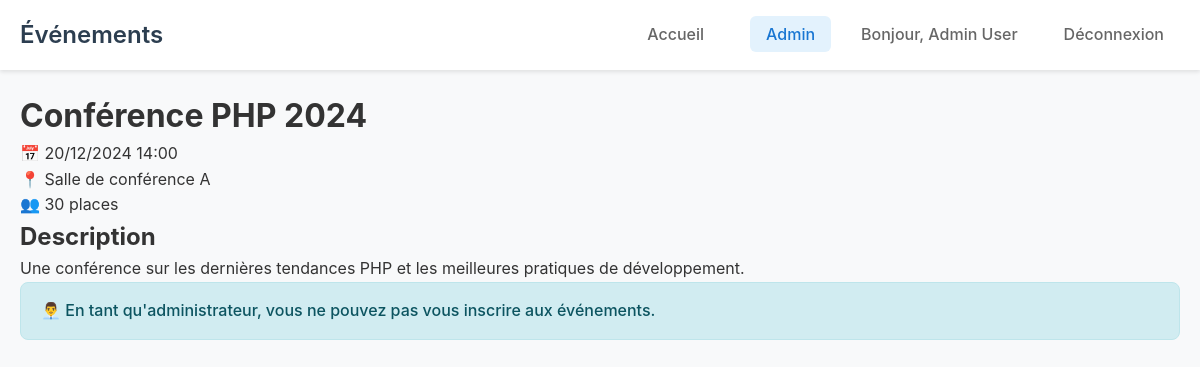
Screenshot of /event_detail.php?id=1 (signed in) with the database file from the repository.
### tables this page shows
CREATE TABLE IF NOT EXISTS events (
    id INT AUTO_INCREMENT PRIMARY KEY,
    title VARCHAR(200) NOT NULL,
    description TEXT NOT NULL,
    event_date DATETIME NOT NULL,
    location VARCHAR(200) NOT NULL,
    capacity INT NOT NULL DEFAULT 50,
    image_url VARCHAR(255),
    created_by INT NOT NULL,
    created_at TIMESTAMP DEFAULT CURRENT_TIMESTAMP,
    updated_at TIMESTAMP DEFAULT CURRENT_TIMESTAMP ON UPDATE CURRENT_TIMESTAMP,
    FOREIGN KEY (created_by) REFERENCES users(id) ON DELETE CASCADE
);

### src/services/AuthService.php (called while the page is built, shortened)
<?php
class AuthService
{
    public static function isLoggedIn(): bool
    {
        return isset($_SESSION['user_id']) && !empty($_SESSION['user_id']);
    }
    public static function isAdmin(): bool
    {
        return self::isLoggedIn() &&
            isset($_SESSION['user_role']) &&
            $_SESSION['user_role'] === 'ROLE_ADMIN';
    }
}

### src/Database.php (called while the page is built, shortened)
<?php
class Database
{
    private static $instance = null;
    private $mysqli;
    private function __construct()
    {
        $this->mysqli = new mysqli(
            'db',
            'root',
            'root',
            'events_db'
        );
        $this->mysqli->set_charset("utf8mb4");
        $this->mysqli->query("SET NAMES utf8mb4");
        $this->mysqli->query("SET CHARACTER SET utf8mb4");
    }
    public static function getInstance()
    {
        if (self::$instance === null) {
            self::$instance = new self();
        }
        return self::$instance;
    }
    public function prepare($sql)
    {
        return $this->mysqli->prepare($sql);
    }
}

### src/models/Event.php (called while the page is built, shortened)
<?php
class Event
{
    private string $title;
    private string $description;
    private DateTime $eventDate;
    private string $location;
    private int $capacity;
    public function getTitle(): string
    {
        return $this->title;
    }
    public function getDescription(): string
    {
        return $this->description;
    }
    public function getEventDate(): DateTime
    {
        return $this->eventDate;
    }
    public function getLocation(): string
    {
        return $this->location;
    }
    public function getCapacity(): int
    {
        return $this->capacity;
    }
    public static function findById(int $id): ?Event
    {
        $database = Database::getInstance();
        $sql = "SELECT * FROM events WHERE id = ?";
        $stmt = $database->prepare($sql);
        $stmt->bind_param("i", $id);
        $stmt->execute();
        $result = $stmt->get_result();
        if ($row = $result->fetch_assoc()) {
            $event = new self();
            $event->id = $row['id'];
            $event->title = $row['title'];
            $event->description = $row['description'];
            $event->eventDate = new DateTime($row['event_date']);
            $event->location = $row['location'];
            $event->capacity = $row['capacity'];
            $event->imageUrl = $row['image_url'];
            $event->createdBy = $row['created_by'];
            $event->createdAt = new DateTime($row['created_at']);
            $event->updatedAt = new DateTime($row['updated_at']);
            return $event;
        }
        return null;
    }
}

### event_detail.php (the view, shortened to what this page needs)
<?php
require_once 'src/Database.php';
require_once 'src/models/Event.php';
require_once 'src/services/AuthService.php';
$eventId = $_GET['id'] ?? 0;
$event = Event::findById($eventId);
$hasCapacity = Registration::hasAvailableCapacity($eventId);
?>
<!DOCTYPE html>
<html lang="fr">
<head>
    <link rel="stylesheet" href="/public/css/style.css">
</head>
<body>
    <header class="main-header">
        <nav class="navbar">
            <div class="nav-container">
                <a href="index.php" class="nav-brand">
                    <h1>Événements</h1>
                </a>
                <ul class="nav-menu">
                    <li><a href="index.php">Accueil</a></li>
                    <?php if (AuthService::isAdmin()): ?>
                        <li><a href="admin/index.php" class="admin-link">Admin</a></li>
                    <?php endif; ?>
                    <li>
                        <span class="user-welcome">
                            Bonjour, <?php echo htmlspecialchars($_SESSION['user_name']); ?>
                        </span>
                    </li>
                    <li><a href="logout.php">Déconnexion</a></li>
                </ul>
            </div>
        </nav>
    </header>
    <main class="main-content">
        <div class="container">
            <div class="event-detail">
                <div class="event-header-section">
                    <h1><?php echo htmlspecialchars($event->getTitle()); ?></h1>
                    <div class="event-meta">
                        <div class="event-date-large">
                            📅 <?php
                                try {
                                    $date = $event->getEventDate();
                                    echo $date->format('d/m/Y H:i');
                                } catch (Exception $e) {
                                    echo 'Date invalide';
                                }
                                ?>
                        </div>
                        <div class="event-location-large">
                            📍 <?php echo htmlspecialchars($event->getLocation()); ?>
                        </div>
                        <div class="event-capacity-large">
                            👥 <?php echo $event->getCapacity(); ?> places
                        </div>
                    </div>
                </div>
                <div class="event-description-full">
                    <h2>Description</h2>
                    <p><?php echo nl2br(htmlspecialchars($event->getDescription())); ?></p>
                </div>
                <div class="event-registration-section">
                    <?php if (AuthService::isAdmin()): ?>
                        <div class="alert alert-info">
                            👨‍💼 En tant qu'administrateur, vous ne pouvez pas vous inscrire aux événements.
                        </div>
                    <?php elseif (!$hasCapacity): ?>
                        <div class="alert alert-error">
                            ❌ Cet événement est complet.
                        </div>
                    <?php endif; ?>
                </div>
            </div>
        </div>
    </main>
</body>
</html>

### public/css/style.css (style rules this page uses)
* { margin: 0; padding: 0; box-sizing: border-box; }
body { font-family: -apple-system, BlinkMacSystemFont, 'Segoe UI', Roboto, sans-serif; line-height: 1.6; color: #333; background-color: #f8f9fa; }
.container { max-width: 1200px; margin: 0 auto; padding: 20px; }
.main-header { background: #fff; box-shadow: 0 2px 4px rgba(0,0,0,0.1); position: sticky; top: 0; z-index: 100; }
.navbar { padding: 0; }
.nav-container { max-width: 1200px; margin: 0 auto; display: flex; justify-content: space-between; align-items: center; padding: 0 20px; height: 70px; }
.nav-brand { text-decoration: none; color: #333; }
.nav-brand h1 { font-size: 1.5rem; font-weight: 600; color: #2c3e50; }
.nav-menu { display: flex; list-style: none; align-items: center; gap: 30px; }
.nav-menu a { text-decoration: none; color: #666; font-weight: 500; padding: 8px 16px; border-radius: 6px; transition: all 0.3s ease; }
.admin-link { background: #e3f2fd; color: #1976d2 !important; }
.user-welcome { color: #666; font-weight: 500; }
.alert { padding: 15px 20px; border-radius: 8px; margin-bottom: 20px; font-weight: 500; }
.alert-info { background: #d1ecf1; color: #0c5460; border: 1px solid #bee5eb; }

### rows the page displays
events: title "Conférence PHP 2024", event_date "20/12/2024 14:00", location "Salle de conférence A", capacity "30", description "Une conférence sur les dernières tendances PHP et les meilleures pratiques de développement."

### other values shown
$_SESSION['user_name'] "Admin User"
